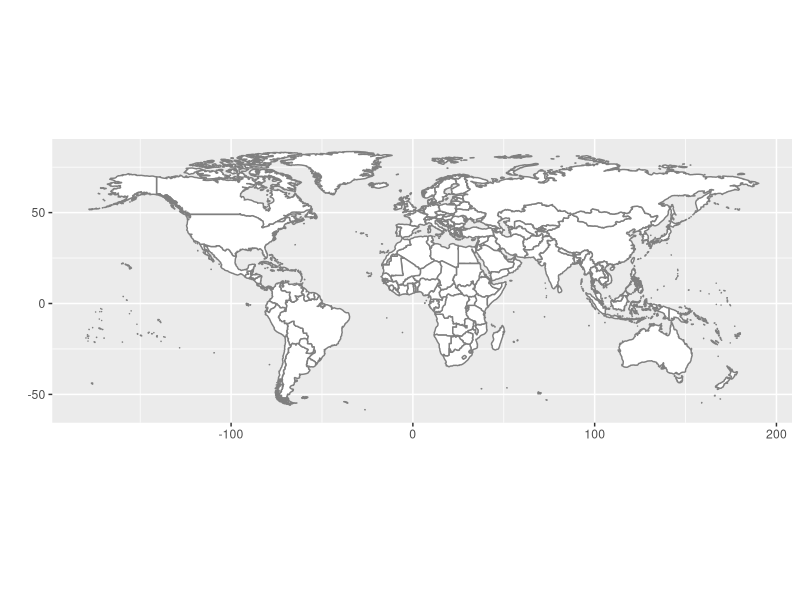
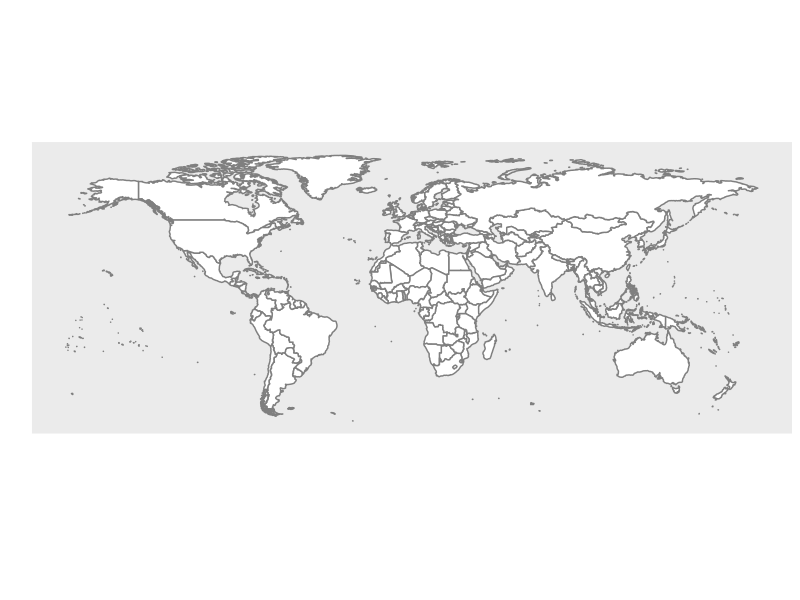
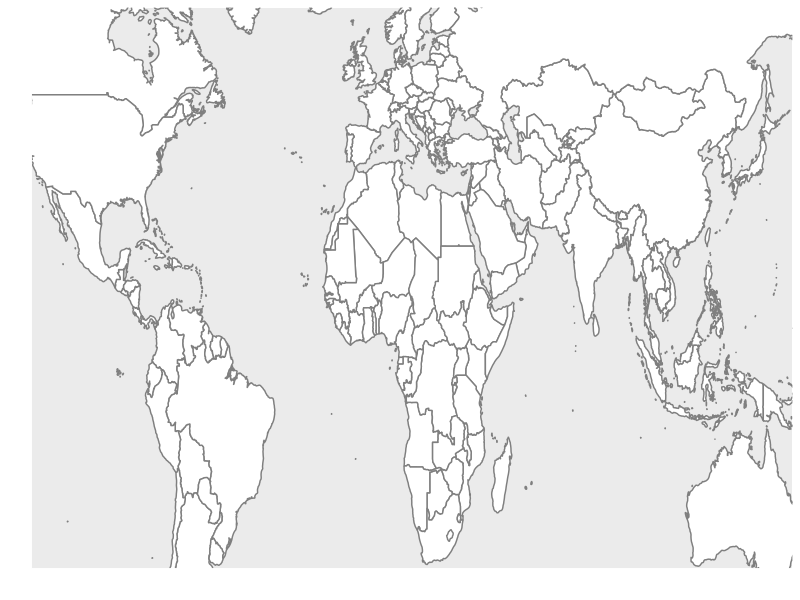
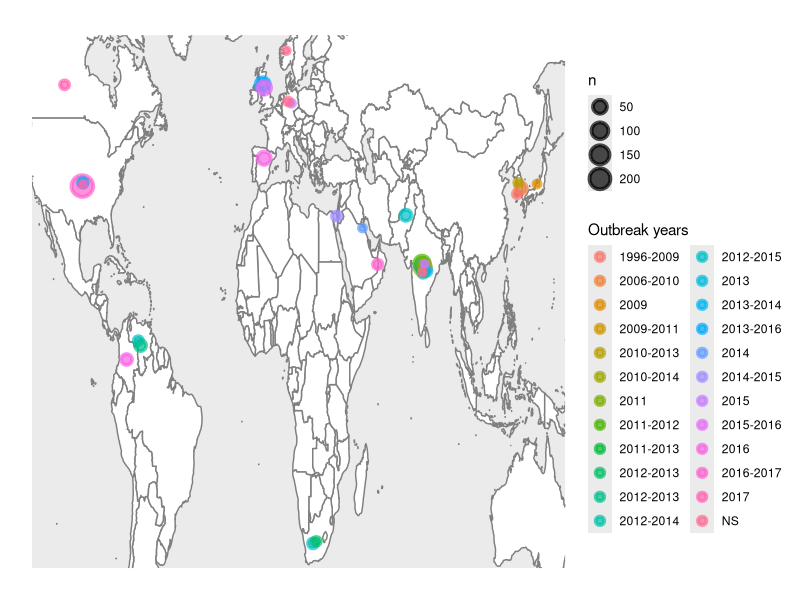
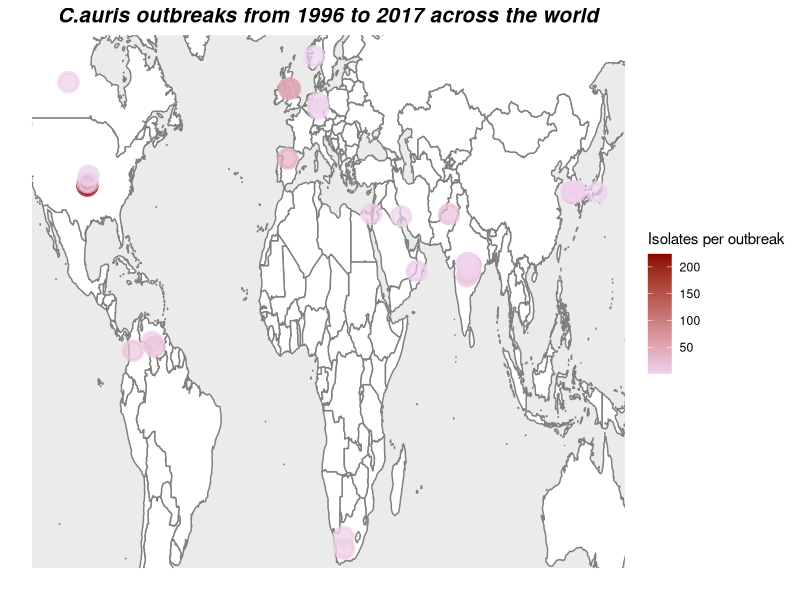
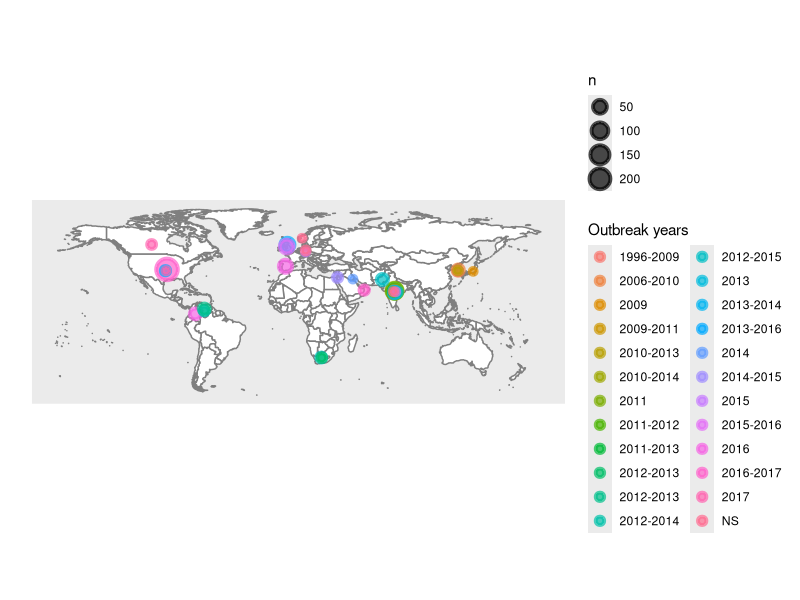
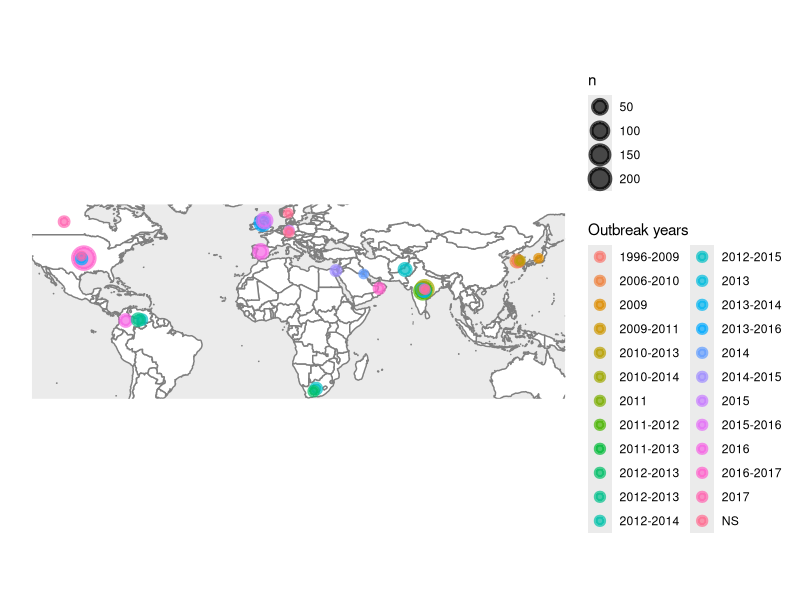

Generate these figures, in order, with R:
setwd("C:/Users/Farid/OneDrive/Documents/Biologie Master Bioinfo/Cours/Write a review")
library(ggplot2)
library(dplyr)
counlist=read.table(file='Countries.txt',header = T,sep='\t')
epi=paste(counlist$Country,counlist$Year,sep='_')
counlist$epi=epi
world_map <- map_data("world")
world_map %>% filter(region != "Antarctica")->world_map
world_map=fortify(world_map)

p <- ggplot() + coord_fixed() +
  xlab("") + ylab("")
base_world_messy <- p + geom_polygon(data=world_map, aes(x=long, y=lat, group=group), 
                                     colour="#7f7f7f", fill="white")
base_world_messy
cleanup <- 
  theme(panel.grid.major = element_blank(), panel.grid.minor = element_blank(), 
        axis.line = element_line(colour = "white"),
        axis.ticks=element_blank(), axis.text.x=element_blank(),
        axis.text.y=element_blank())
base_world=base_world_messy+cleanup
base_world
zoom=base_world+coord_cartesian(xlim=c(-110,139),ylim=c(-31, 60))
zoom
zoom+ggtitle('')+geom_jitter(data=counlist,position=position_jitter(width=1.2, height=1.2),aes(x=lon, y=lat, color=Year,size=n),alpha=0.7,stroke=2)+labs(colour='Outbreak years')+theme(plot.title = element_text(size = '15',face = 'bold.italic',hjust = 0.5))#+scale_size_continuous(range = c(5,13))


#Points with the same size but colors corresponding to the number of isolates for each outbreak:

zoom+ggtitle('C.auris outbreaks from 1996 to 2017 across the world')+geom_jitter(data=counlist,position=position_jitter(width=1.3, height=1.3),aes(x=lon, y=lat,color=n),size=5,stroke=2,alpha=0.7)+labs(colour='Isolates per outbreak')+theme(plot.title = element_text(size = '15',face = 'bold.italic',hjust = 0.5))+scale_colour_continuous(low="thistle2", high="darkred", guide="colorbar")

#Without zoom:
base_world+ggtitle('')+geom_jitter(data=counlist,position=position_jitter(width=1.1, height=1.1),aes(x=lon, y=lat, color=Year,size=n),alpha=0.7,stroke=2)+labs(colour='Outbreak years')+theme(plot.title = element_text(size = '15',face = 'bold.italic',hjust = 0.5))

#Cropped:
crop=base_world+coord_fixed(xlim=c(-110,139),ylim=c(-31, 60))
crop+ggtitle('')+geom_jitter(data=counlist,position=position_jitter(width=1.1, height=1.1),aes(x=lon, y=lat, color=Year,size=n),alpha=0.7,stroke=2)+labs(colour='Outbreak years')+theme(plot.title = element_text(size = '15',face = 'bold.italic',hjust = 0.5))


#un super commentaire avec une faute